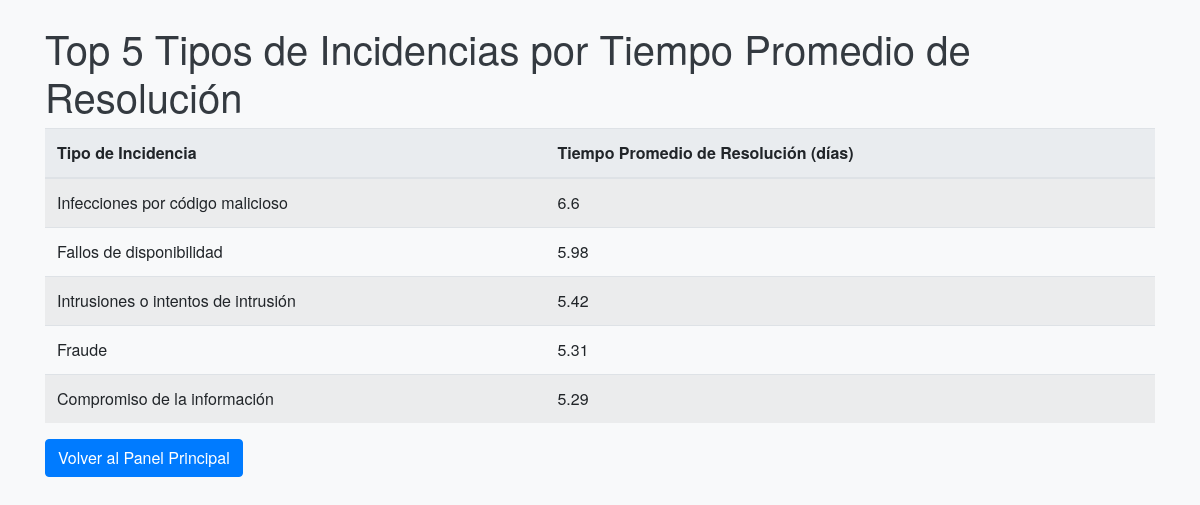
The page /top_tiempos_incidencias/5 on the database its author committed.
### tables this page shows
CREATE TABLE tipo_incidencia (
            id_inci INTEGER PRIMARY KEY,
            nombre TEXT
        );

### app.py (the view)
@app.route('/top_tiempos_incidencias/<int:x>')
def top_tiempos_incidencias(x):
    df = get_full_tickets_df()
    incident_times = df.groupby('id_inci')['duracion'].mean().sort_values(ascending=False).head(x)
    conn = sqlite3.connect(DB_NAME)
    incident_types = pd.read_sql_query("SELECT id_inci, nombre FROM tipo_incidencia", conn)
    conn.close()
    incident_dict = dict(zip(incident_types['id_inci'], incident_types['nombre']))
    incident_times.index = incident_times.index.map(lambda x: incident_dict.get(x, f"Tipo {x}"))
    top_incidents_list = [
        {'tipo': incident_name, 'dias_promedio': round(time, 2)}
        for incident_name, time in incident_times.items()
    ]
    return render_template('top_tiempos_incidencias.html',
                           top_incidencias=top_incidents_list,
                           x=x)

### app.py (called while the page is built)
def get_full_tickets_df():
    conn = sqlite3.connect(DB_NAME)
    query = """
        SELECT
            t.id_ticket,
            t.fecha_apertura,
            t.fecha_cierre,
            t.es_mantenimiento,
            t.satisfaccion_cliente,
            t.id_inci,
            t.id_cliente,
            c.id_emp,
            c.fecha AS fecha_contacto,
            c.tiempo
        FROM incidencia_ticket t
        LEFT JOIN contacto c ON t.id_ticket = c.id_ticket
    """
    df = pd.read_sql_query(query, conn)
    conn.close()
    df['fecha_apertura'] = pd.to_datetime(df['fecha_apertura'])
    df['fecha_cierre']   = pd.to_datetime(df['fecha_cierre'])
    df['fecha_contacto'] = pd.to_datetime(df['fecha_contacto'], errors='coerce')
    df['duracion'] = (df['fecha_cierre'] - df['fecha_apertura']).dt.days
    df['tiempo'] = df['tiempo'].fillna(0).astype(float)
    return df

### templates/top_tiempos_incidencias.html (shortened to what this page needs)
<!DOCTYPE html>
<html lang="es">
<head>
    <link rel="stylesheet" href="https://stackpath.bootstrapcdn.com/bootstrap/4.5.2/css/bootstrap.min.css">
    <link rel="stylesheet" href="{{ url_for('static', filename='css/styles.css') }}">
</head>
<body>
    <div class="container mt-4">
        <h1>Top {{ x }} Tipos de Incidencias por Tiempo Promedio de Resolución</h1>
        <table class="table table-striped">
            <thead>
                <tr>
                    <th>Tipo de Incidencia</th>
                    <th>Tiempo Promedio de Resolución (días)</th>
                </tr>
            </thead>
            <tbody>
                {% for incidencia in top_incidencias %}
                <tr>
                    <td>{{ incidencia.tipo }}</td>
                    <td>{{ incidencia.dias_promedio }}</td>
                </tr>
                {% endfor %}
            </tbody>
        </table>
        <a href="{{ url_for('index') }}" class="btn btn-primary">Volver al Panel Principal</a>
    </div>
</body>
</html>

### static/css/styles.css (style rules this page uses)
body { font-family: 'Helvetica Neue', Helvetica, Arial, sans-serif; background-color: #f8f9fa; color: #343a40; margin: 0; padding: 0; }
.table thead th { background-color: #e9ecef; }

### rows shown on the page
tipo_incidencia: tipo "Infecciones por código malicioso", dias_promedio "6.6"
tipo_incidencia: tipo "Fallos de disponibilidad", dias_promedio "5.98"
tipo_incidencia: tipo "Intrusiones o intentos de intrusión", dias_promedio "5.42"
tipo_incidencia: tipo "Fraude", dias_promedio "5.31"
tipo_incidencia: tipo "Compromiso de la información", dias_promedio "5.29"

### other values the page prints
{{ x }} "5"
